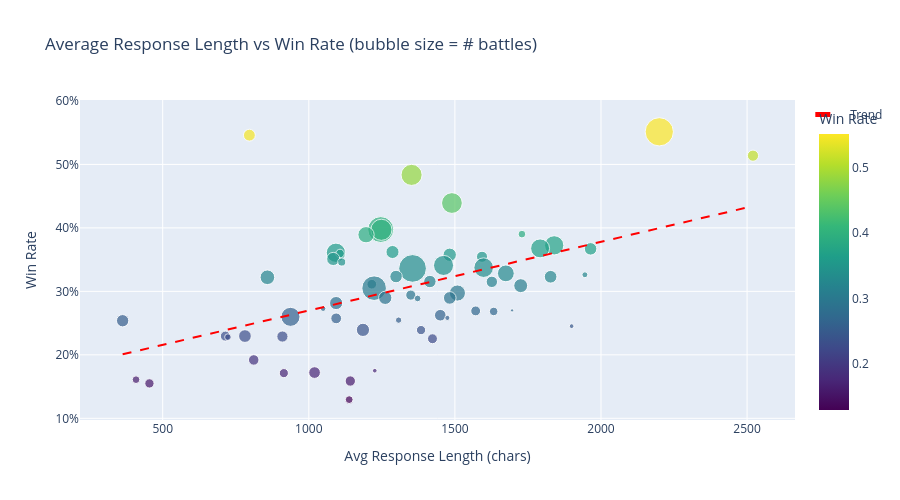

Notebook cell for this chart:
### Code cell
# --- Average response length per model vs win rate ---
model_lengths = []
for model in model_stats['model']:
    as_a = df[df['model_a'] == model]['response_a_length']
    as_b = df[df['model_b'] == model]['response_b_length']
    combined = pd.concat([as_a, as_b])
    model_lengths.append({'model': model, 'avg_length': combined.mean()})

len_df = pd.DataFrame(model_lengths)
merged = reliable.merge(len_df, on='model')

fig = px.scatter(
    merged, x='avg_length', y='win_rate',
    size='total', color='win_rate',
    color_continuous_scale='Viridis',
    hover_name='model',
    hover_data={'total': True, 'win_rate': ':.1%', 'avg_length': ':,.0f'},
    labels={'avg_length': 'Avg Response Length (chars)', 'win_rate': 'Win Rate', 'total': 'Battles'},
    title='Average Response Length vs Win Rate (bubble size = # battles)'
)

# Trend line
z = np.polyfit(merged['avg_length'], merged['win_rate'], 1)
x_line = np.linspace(merged['avg_length'].min(), merged['avg_length'].max(), 100)
fig.add_trace(go.Scatter(
    x=x_line, y=np.polyval(z, x_line),
    mode='lines', line=dict(color='red', dash='dash'),
    name='Trend'
))

fig.update_layout(height=500, yaxis=dict(tickformat='.0%'))
fig.show()

corr = merged['avg_length'].corr(merged['win_rate'])
print(f"\n💡 Correlation between avg response length and win rate: r = {corr:.3f}")
if abs(corr) > 0.3:
    print("   Moderate positive correlation — longer responses do tend to win more.")
else:
    print("   Weak correlation — length alone doesn't explain why a model wins.")

### Figure 1 — Plotly figure (JSON) as saved in the notebook; plotly's stock layout.template omitted (floating-point values rounded to 4 significant figures)
{"data": [{"customdata": [[7387], [1302], [1160], [4122], [3978], [6165], [4136], [551], [2456], [3428], [3315], [1447], [1580], [3448], [684], [1644], [1134], [1598], [598], [3720], [3545], [7083], [2607], [325], [1438], [1486], [1977], [1420], [1200], [861], [1793], [5583], [2401], [952], [1632], [1474], [412], [1591], [286], [100], [899], [667], [1250], [3352], [244], [1072], [373], [1403], [208], [1617], [795], [1494], [928], [1158], [408], [914], [1021], [200], [1261], [771], [547], [989], [800], [564]], "hovertemplate": "<b>%{hovertext}</b><br><br>Avg Response Length (chars)=%{x:,.0f}<br>Win Rate=%{marker.color:.1%}<br>Battles=%{customdata[0]}<extra></extra>", "hovertext": ["gpt-4-1106-preview", "gpt-3.5-turbo-0314", "gpt-4-0125-preview", "gpt-4-0314", "claude-1", "gpt-4-0613", "claude-instant-1", "qwen1.5-72b-chat", "claude-2.0", "llama-2-70b-chat", "mistral-medium", "yi-34b-chat", "wizardlm-13b", "vicuna-13b", "guanaco-33b", "wizardlm-70b", "starling-lm-7b-alpha", "koala-13b", "mpt-30b-chat", "vicuna-33b", "mixtral-8x7b-instruct-v0.1", "gpt-3.5-turbo-0613", "llama-2-13b-chat", "nous-hermes-2-mixtral-8x7b-dpo", "gemini-pro", "gemini-pro-dev-api", "palm-2", "pplx-70b-online", "tulu-2-dpo-70b", "gpt-3.5-turbo-0125", "llama-2-7b-chat", "claude-2.1", "zephyr-7b-beta", "openhermes-2.5-mistral-7b", "openchat-3.5", "codellama-34b-instruct", "zephyr-7b-alpha", "vicuna-7b", "falcon-180b-chat", "mistral-7b-instruct-v0.2", "solar-10.7b-instruct-v1.0", "llama2-70b-steerlm-chat", "pplx-7b-online", "gpt-3.5-turbo-1106", "openchat-3.5-0106", "qwen-14b-chat", "dolphin-2.2.1-mistral-7b", "alpaca-13b", "qwen1.5-7b-chat", "mistral-7b-instruct", "deepseek-llm-67b-chat", "oasst-pythia-12b", "mpt-7b-chat", "RWKV-4-Raven-14B", "gpt4all-13b-snoozy", "stripedhyena-nous-7b", "fastchat-t5-3b", "qwen1.5-4b-chat", "chatglm-6b", "stablelm-tuned-alpha-7b", "llama-13b", "chatglm3-6b", "dolly-v2-12b", "chatglm2-6b"], "legendgroup": "", "marker": {"color": [0.5514, 0.5461, 0.5138, 0.4835, 0.4392, 0.3974, 0.397, 0.3902, 0.3893, 0.3725, 0.3677, 0.367, 0.362, 0.3608, 0.3596, 0.3577, 0.3545, 0.3511, 0.3462, 0.3409, 0.3374, 0.3362, 0.3283, 0.3262, 0.3234, 0.323, 0.3222, 0.3155, 0.315, 0.3113, 0.309, 0.305, 0.2974, 0.2941, 0.2898, 0.2897, 0.2888, 0.2816, 0.2727, 0.27, 0.2692, 0.2684, 0.2624, 0.2598, 0.2582, 0.2575, 0.2547, 0.2537, 0.2452, 0.2393, 0.239, 0.2296, 0.2295, 0.2288, 0.2279, 0.2254, 0.192, 0.175, 0.1721, 0.1712, 0.1609, 0.1587, 0.155, 0.1294], "coloraxis": "coloraxis", "size": [7387, 1302, 1160, 4122, 3978, 6165, 4136, 551, 2456, 3428, 3315, 1447, 1580, 3448, 684, 1644, 1134, 1598, 598, 3720, 3545, 7083, 2607, 325, 1438, 1486, 1977, 1420, 1200, 861, 1793, 5583, 2401, 952, 1632, 1474, 412, 1591, 286, 100, 899, 667, 1250, 3352, 244, 1072, 373, 1403, 208, 1617, 795, 1494, 928, 1158, 408, 914, 1021, 200, 1261, 771, 547, 989, 800, 564], "sizemode": "area", "sizeref": 18.47, "symbol": "circle"}, "mode": "markers", "name": "", "orientation": "v", "showlegend": false, "type": "scatter", "x": [2200.0, 796.7, 2520.0, 1352.0, 1490.0, 1246.0, 1248.0, 1729.0, 1196.0, 1840.0, 1792.0, 1964.0, 1286.0, 1093.0, 1107.0, 1482.0, 1593.0, 1084.0, 1113.0, 1461.0, 1598.0, 1355.0, 1674.0, 1945.0, 1299.0, 1828.0, 858.3, 1414.0, 1626.0, 1216.0, 1725.0, 1224.0, 1509.0, 1349.0, 1262.0, 1482.0, 1372.0, 1094.0, 1049.0, 1696.0, 1571.0, 1633.0, 1450.0, 937.3, 1474.0, 1094.0, 1307.0, 362.9, 1899.0, 1185.0, 1384.0, 781.5, 714.4, 909.7, 723.3, 1423.0, 811.5, 1226.0, 1020.0, 914.6, 408.7, 1142.0, 454.6, 1138.0], "xaxis": "x", "y": [0.5514, 0.5461, 0.5138, 0.4835, 0.4392, 0.3974, 0.397, 0.3902, 0.3893, 0.3725, 0.3677, 0.367, 0.362, 0.3608, 0.3596, 0.3577, 0.3545, 0.3511, 0.3462, 0.3409, 0.3374, 0.3362, 0.3283, 0.3262, 0.3234, 0.323, 0.3222, 0.3155, 0.315, 0.3113, 0.309, 0.305, 0.2974, 0.2941, 0.2898, 0.2897, 0.2888, 0.2816, 0.2727, 0.27, 0.2692, 0.2684, 0.2624, 0.2598, 0.2582, 0.2575, 0.2547, 0.2537, 0.2452, 0.2393, 0.239, 0.2296, 0.2295, 0.2288, 0.2279, 0.2254, 0.192, 0.175, 0.1721, 0.1712, 0.1609, 0.1587, 0.155, 0.1294], "yaxis": "y"}, {"line": {"color": "red", "dash": "dash"}, "mode": "lines", "name": "Trend", "type": "scatter", "x": [362.9, 384.7, 406.5, 428.3, 450.1, 471.8, 493.6, 515.4, 537.2, 559.0, 580.8, 602.6, 624.4, 646.2, 668.0, 689.8, 711.5, 733.3, 755.1, 776.9, 798.7, 820.5, 842.3, 864.1, 885.9, 907.7, 929.5, 951.2, 973.0, 994.8, 1017.0, 1038.0, 1060.0, 1082.0, 1104.0, 1126.0, 1147.0, 1169.0, 1191.0, 1213.0, 1235.0, 1256.0, 1278.0, 1300.0, 1322.0, 1343.0, 1365.0, 1387.0, 1409.0, 1431.0, 1452.0, 1474.0, 1496.0, 1518.0, 1540.0, 1561.0, 1583.0, 1605.0, 1627.0, 1649.0, 1670.0, 1692.0, 1714.0, 1736.0, 1758.0, 1779.0, 1801.0, 1823.0, 1845.0, 1866.0, 1888.0, 1910.0, 1932.0, 1954.0, 1975.0, 1997.0, 2019.0, 2041.0, 2063.0, 2084.0, 2106.0, 2128.0, 2150.0, 2172.0, 2193.0, 2215.0, 2237.0, 2259.0, 2281.0, 2302.0, 2324.0, 2346.0, 2368.0, 2389.0, 2411.0, 2433.0, 2455.0, 2477.0, 2498.0, 2520.0], "y": [0.2009, 0.2032, 0.2056, 0.2079, 0.2103, 0.2127, 0.215, 0.2174, 0.2197, 0.2221, 0.2244, 0.2268, 0.2292, 0.2315, 0.2339, 0.2362, 0.2386, 0.241, 0.2433, 0.2457, 0.248, 0.2504, 0.2527, 0.2551, 0.2575, 0.2598, 0.2622, 0.2645, 0.2669, 0.2693, 0.2716, 0.274, 0.2763, 0.2787, 0.281, 0.2834, 0.2858, 0.2881, 0.2905, 0.2928, 0.2952, 0.2976, 0.2999, 0.3023, 0.3046, 0.307, 0.3093, 0.3117, 0.3141, 0.3164, 0.3188, 0.3211, 0.3235, 0.3259, 0.3282, 0.3306, 0.3329, 0.3353, 0.3377, 0.34, 0.3424, 0.3447, 0.3471, 0.3494, 0.3518, 0.3542, 0.3565, 0.3589, 0.3612, 0.3636, 0.366, 0.3683, 0.3707, 0.373, 0.3754, 0.3777, 0.3801, 0.3825, 0.3848, 0.3872, 0.3895, 0.3919, 0.3943, 0.3966, 0.399, 0.4013, 0.4037, 0.406, 0.4084, 0.4108, 0.4131, 0.4155, 0.4178, 0.4202, 0.4226, 0.4249, 0.4273, 0.4296, 0.432, 0.4343]}], "layout": {"coloraxis": {"colorbar": {"title": {"text": "Win Rate"}}, "colorscale": [[0, "#440154"], [0.1111, "#482878"], [0.2222, "#3e4989"], [0.3333, "#31688e"], [0.4444, "#26828e"], [0.5556, "#1f9e89"], [0.6667, "#35b779"], [0.7778, "#6ece58"], [0.8889, "#b5de2b"], [1, "#fde725"]]}, "height": 500, "legend": {"itemsizing": "constant", "tracegroupgap": 0}, "title": {"text": "Average Response Length vs Win Rate (bubble size = # battles)"}, "xaxis": {"anchor": "y", "domain": [0, 1], "title": {"text": "Avg Response Length (chars)"}}, "yaxis": {"anchor": "x", "domain": [0, 1], "tickformat": ".0%", "title": {"text": "Win Rate"}}}}
